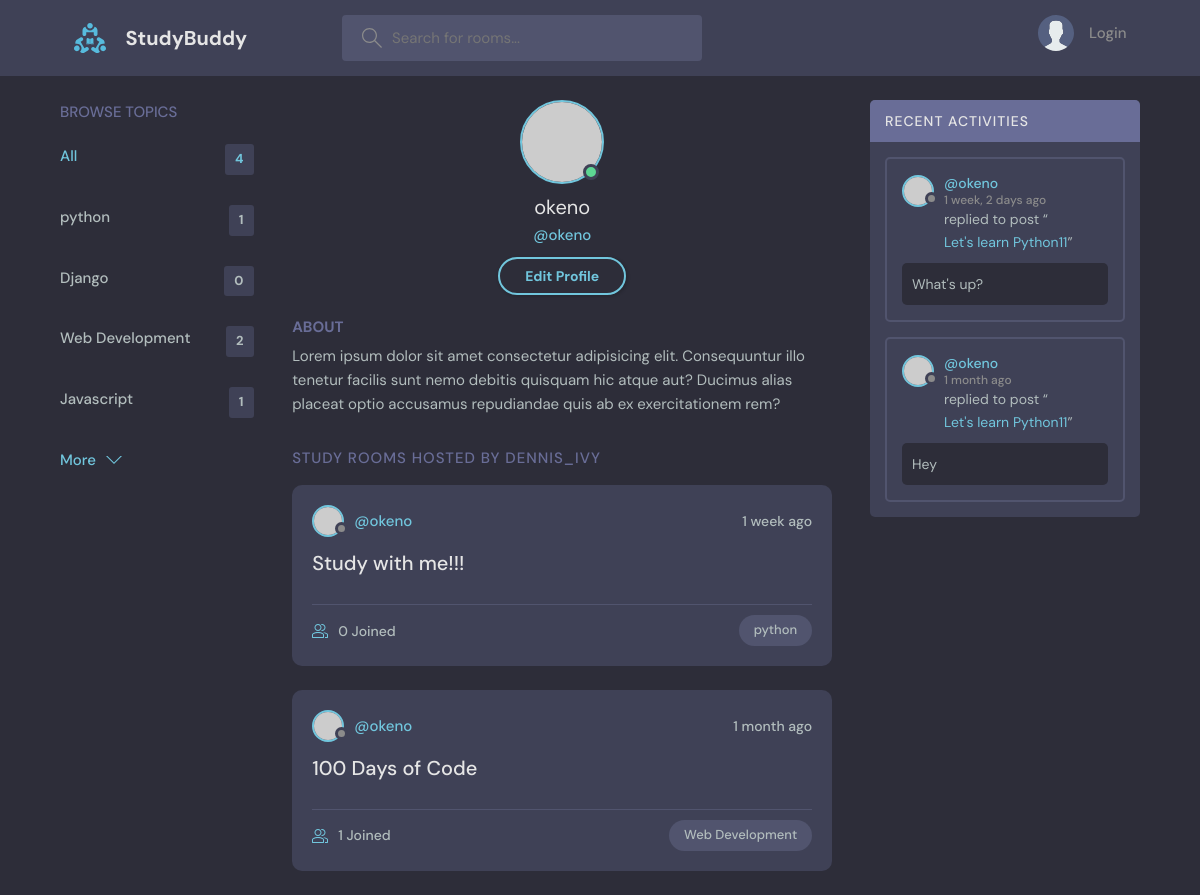
Page /profile/1/ on the earlier database version.
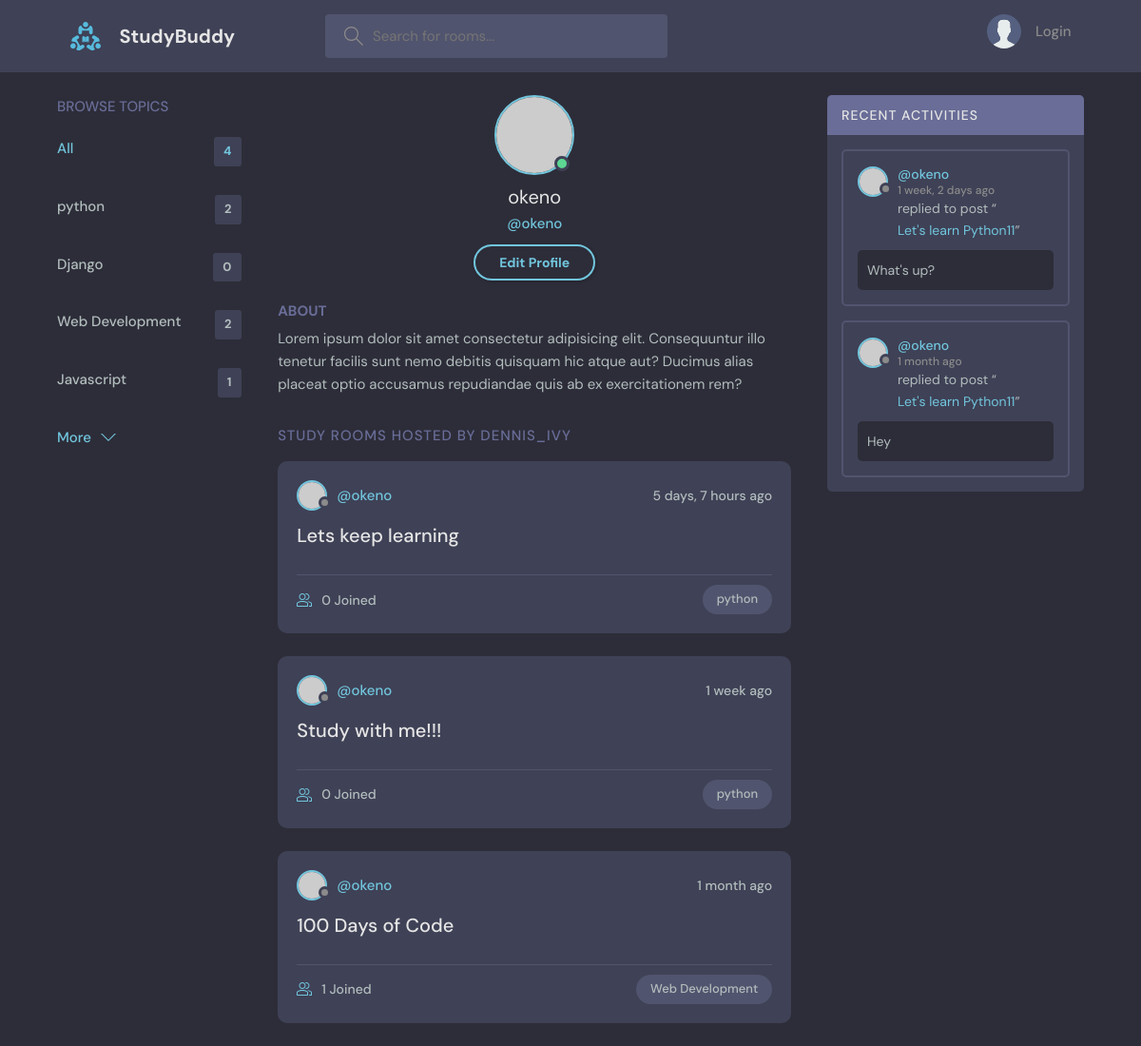
Same page on the later database version.
### base/models.py (models this page shows, shortened)
class Topic(models.Model):
    name = models.CharField(max_length=200)

class Room(models.Model):
    host = models.ForeignKey(User,on_delete=models.SET_NULL,null=True)
    topic = models.ForeignKey(Topic,on_delete=models.SET_NULL,null=True)
    name = models.CharField(max_length=200)
    description = models.TextField(null=True, blank=True)
    participants = models.ManyToManyField(User, related_name='participants',blank=True)
    updated = models.DateTimeField(auto_now = True)
    created = models.DateTimeField(auto_now_add = True)
    class Meta:
        ordering = ['-updated','-created']
    def __str__(self):
        return self.name

class Message(models.Model):
    user = models.ForeignKey(User,on_delete=models.CASCADE)
    room = models.ForeignKey(Room, on_delete=models.CASCADE)
    body = models.TextField()
    updated = models.DateTimeField(auto_now = True)
    created = models.DateTimeField(auto_now_add=True)
    class Meta:
        ordering = ['-updated','-created']

### base/views.py (the view)
# urls.py: path('profile/<str:pk>/',views.userProfile,name='user-profile'),
def userProfile(request,pk):
    user = User.objects.get(id=pk)
    rooms = user.room_set.all()
    room_messages = user.message_set.all()
    topics = Topic.objects.all()
    context = {'user':user,'rooms':rooms,'room_messages':room_messages,'topics':topics}
    return render(request,'base/profile.html',context)

### base/templates/base/profile.html
{% extends 'main.html' %}
{% block content %}
  <main class="profile-page layout layout--3">
    <div class="container">
      {% include 'base/topics_component.html' %}
      <div class="roomList">
        <div class="profile">
          <div class="profile__avatar">
            <div class="avatar avatar--large active">
              <img src="https://randomuser.me/api/portraits/men/11.jpg" />
            </div>
          </div>
          <div class="profile__info">
            <h3>{{user.username}}</h3>
            <p>@{{user.username}}</p>
            <a href="edit-user.html" class="btn btn--main btn--pill">Edit Profile</a>
          </div>
          <div class="profile__about">
            <h3>About</h3>
            <p>
              Lorem ipsum dolor sit amet consectetur adipisicing elit. Consequuntur illo tenetur
              facilis sunt nemo debitis quisquam hic atque aut? Ducimus alias placeat optio
              accusamus repudiandae quis ab ex exercitationem rem?
            </p>
          </div>
        </div>
        <div class="roomList__header">
          <div>
            <h2>Study Rooms Hosted by dennis_ivy</a>
            </h2>
          </div>
        </div>
        {% include 'base/feed_component.html' %}
      </div>
      {% include 'base/activity_component.html' %}
    </div>
  </main>
{% endblock content%}

### base/templates/base/topics_component.html (shortened to what this page needs)
<div class="topics">
    <div class="topics__header">
      <h2>Browse Topics</h2>
    </div>
    <ul class="topics__list">
      <li>
        <a href="{% url 'home'%}" class="active">All <span>{{topics.count}}</span></a>
      </li>
      {% for topic in topics %}
      <li>
        <a href="{% url 'home' %}?q={{topic.name}}">{{topic.name}} <span>{{topic.room_set.all.count}}</span></a>
      </li>
      {% endfor %}
    </ul>
    <a class="btn btn--link" href="topics.html">
      More
      <svg version="1.1" xmlns="http://www.w3.org/2000/svg" width="32" height="32" viewBox="0 0 32 32">
        <title>chevron-down</title>
        <path d="M16 21l-13-13h-3l16 16 16-16h-3l-13 13z"></path>
      </svg>
    </a>
  </div>

### base/templates/base/feed_component.html (shortened to what this page needs)
{% for room in rooms %}
<div class="roomListRoom">
    <div class="roomListRoom__header">
        <a href="{% url 'user-profile' room.host.id %}" class="roomListRoom__author">
        <div class="avatar avatar--small">
            <img src="https://randomuser.me/api/portraits/women/11.jpg" />
        </div>
        <span>@{{room.host.username}}</span>
        </a>
        <div class="roomListRoom__actions">
        <span>{{room.created|timesince}} ago</span>
        </div>
    </div>
    <div class="roomListRoom__content">
        <a href="{% url 'room' room.id %}">{{room.name}}</a>
    </div>
    <div class="roomListRoom__meta">
        <a href="{% url 'room' room.id %}" class="roomListRoom__joined">
        {{room.participants.all.count}} Joined
        </a>
        <p class="roomListRoom__topic">{{room.topic.name}}</p>
    </div>
</div>
{% endfor %}

### base/templates/base/activity_component.html (shortened to what this page needs)
<div class="activities">
    <div class="activities__header">
      <h2>Recent Activities</h2>
    </div>
    {% for message in room_messages %}
    <div class="activities__box">
      <div class="activities__boxHeader roomListRoom__header">
        <a href="{% url 'user-profile' message.user.id %}" class="roomListRoom__author">
          <div class="avatar avatar--small">
            <img src="https://randomuser.me/api/portraits/women/11.jpg" />
          </div>
          <p>
            @{{message.user}}
            <span>{{message.created|timesince}} ago</span>
          </p>
        </a>
      </div>
      <div class="activities__boxContent">
        <p>replied to post “<a href="{% url 'room' message.room.id %}">{{message.room}}</a>”</p>
        <div class="activities__boxRoomContent">
            <p>{{message.body}}</p>
        </div>
      </div>
    </div>
    {% endfor %}
  </div>

Differences in the rows shown:
computed for Topic "python": room_set.all.count "1" → "2"
added Room: host.username "okeno", created "5 days, 7 hours", name "Lets keep learning", participants.all.count "0", topic.name "python"
